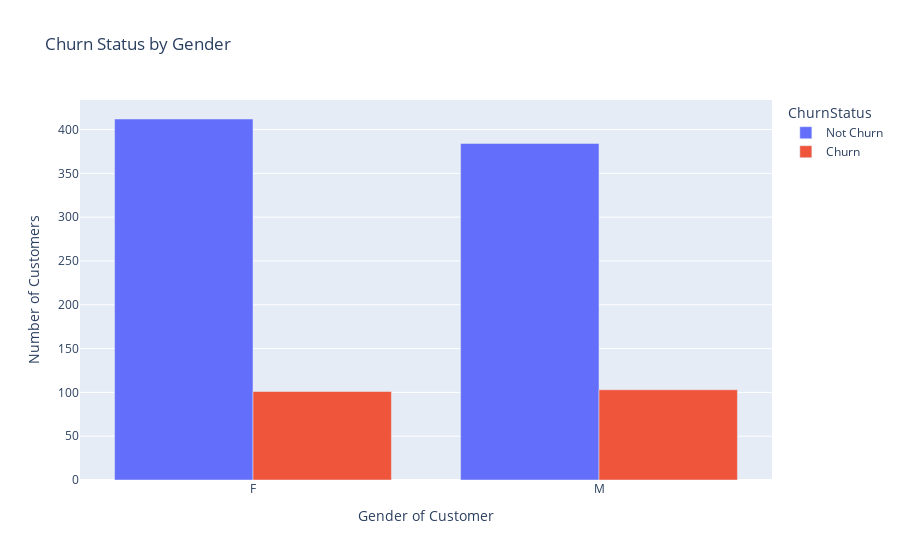

The code cell stored with this chart in its notebook:
### Code cell
gender_by_churn = cus_churn.groupby(['Gender', 'ChurnStatus']).size().reset_index()
gender_by_churn['ChurnStatus'] = gender_by_churn['ChurnStatus'].replace({
    1: 'Churn',
    0: 'Not Churn'
})
gender_by_churn.columns = ['Gender', 'ChurnStatus', 'Count']
fig = px.bar(gender_by_churn, x="Gender", y='Count', color="ChurnStatus", barmode='group',
             title="Churn Status by Gender")
# Improve layout for better readability
fig.update_layout(xaxis_title="Gender of Customer", yaxis_title="Number of Customers")
fig.show()

### Figure 1 — Plotly figure (JSON) as saved in the notebook; plotly's stock layout.template omitted (floating-point values rounded to 4 significant figures)
{"data": [{"alignmentgroup": "True", "hovertemplate": "ChurnStatus=Not Churn<br>Gender=%{x}<br>Count=%{y}<extra></extra>", "legendgroup": "Not Churn", "marker": {"color": "#636efa", "pattern": {"shape": ""}}, "name": "Not Churn", "offsetgroup": "Not Churn", "orientation": "v", "showlegend": true, "textposition": "auto", "x": ["F", "M"], "xaxis": "x", "y": [412, 384], "yaxis": "y", "type": "bar"}, {"alignmentgroup": "True", "hovertemplate": "ChurnStatus=Churn<br>Gender=%{x}<br>Count=%{y}<extra></extra>", "legendgroup": "Churn", "marker": {"color": "#EF553B", "pattern": {"shape": ""}}, "name": "Churn", "offsetgroup": "Churn", "orientation": "v", "showlegend": true, "textposition": "auto", "x": ["F", "M"], "xaxis": "x", "y": [101, 103], "yaxis": "y", "type": "bar"}], "layout": {"xaxis": {"anchor": "y", "domain": [0.0, 1.0], "title": {"text": "Gender of Customer"}}, "yaxis": {"anchor": "x", "domain": [0.0, 1.0], "title": {"text": "Number of Customers"}}, "legend": {"title": {"text": "ChurnStatus"}, "tracegroupgap": 0}, "title": {"text": "Churn Status by Gender"}, "barmode": "group"}}
